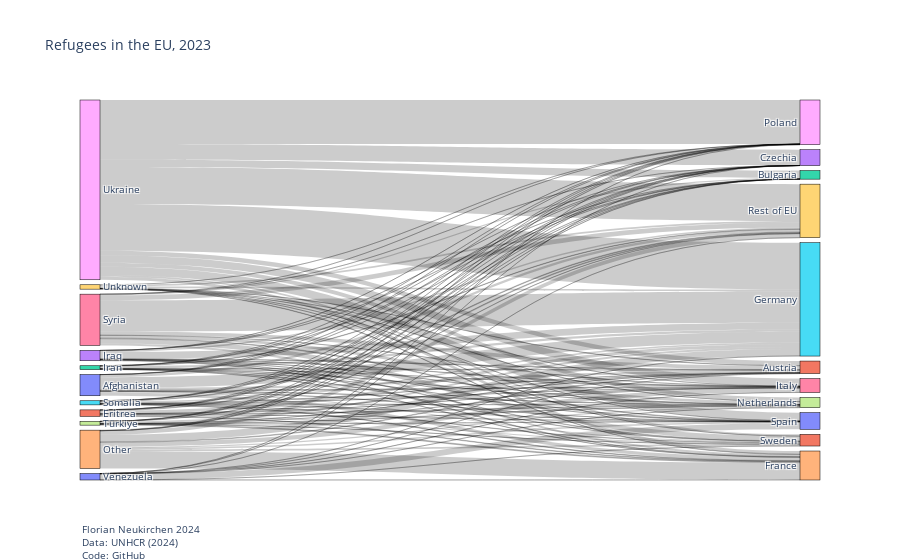

Notebook code for this chart:
### Markdown cell above
The sankey chart can be generated with `go.Sankey()`:

### Code cell
fig = go.Figure(data=[go.Sankey(
    node = dict(
        pad = 5,
        thickness = 20,
        line = dict(color = "black", width = 0.5),
        label = labels
    ),
    link = dict(
        source = source,
        target = target,
        value = value
    )
)])

fig.update_layout(title_text="Refugees in the EU, 2023", font_size=10)

# Footnote
fig.add_annotation(text='Florian Neukirchen 2024 <br>Data: UNHCR (2024)<br>Code: <a href="https://github.com/florianneukirchen/jupyter-notebooks/blob/main/refugees_sankey.ipynb">GitHub</a>', 
                    align='left',
                    showarrow=False,
                    xref='paper',
                    yref='paper',
                    x=0,
                    y=-0.22,
                    xanchor='left',
                    yanchor='bottom',
                    )

fig.show()

### Figure 1 — Plotly figure (JSON) as saved in the notebook; plotly's stock layout.template omitted (floating-point values rounded to 4 significant figures)
{"data": [{"link": {"source": [0, 1, 2, 3, 4, 5, 6, 7, 8, 9, 10, 0, 1, 2, 3, 4, 5, 6, 7, 8, 0, 1, 2, 3, 4, 5, 6, 7, 8, 10, 0, 1, 2, 3, 4, 5, 6, 7, 8, 9, 10, 0, 1, 2, 3, 4, 5, 6, 7, 8, 9, 10, 0, 1, 2, 3, 4, 5, 6, 7, 8, 9, 10, 0, 1, 2, 3, 4, 5, 6, 7, 8, 9, 10, 0, 1, 2, 3, 4, 5, 6, 7, 8, 9, 10, 0, 1, 2, 3, 4, 5, 6, 7, 8, 9, 10, 0, 1, 2, 3, 4, 5, 6, 7, 8, 9, 10, 0, 1, 2, 3, 4, 5, 6, 7, 8, 9, 10], "target": [11, 11, 11, 11, 11, 11, 11, 11, 11, 11, 11, 12, 12, 12, 12, 12, 12, 12, 12, 12, 13, 13, 13, 13, 13, 13, 13, 13, 13, 13, 14, 14, 14, 14, 14, 14, 14, 14, 14, 14, 14, 15, 15, 15, 15, 15, 15, 15, 15, 15, 15, 15, 16, 16, 16, 16, 16, 16, 16, 16, 16, 16, 16, 17, 17, 17, 17, 17, 17, 17, 17, 17, 17, 17, 18, 18, 18, 18, 18, 18, 18, 18, 18, 18, 18, 19, 19, 19, 19, 19, 19, 19, 19, 19, 19, 19, 20, 20, 20, 20, 20, 20, 20, 20, 20, 20, 20, 21, 21, 21, 21, 21, 21, 21, 21, 21, 21, 21], "value": [45690, 512, 7625, 10407, 15094, 9788, 81779, 796, 99673, 5681, 113, 330, 12, 106, 1062, 1714, 32, 25768, 12, 160541, 207, 11, 11, 81, 1918, 26, 346, 17, 348710, 11, 71217, 12683, 4402, 14189, 383588, 12660, 42025, 19991, 69258, 9705, 1908, 239583, 66223, 48624, 150064, 155368, 34959, 692734, 42662, 1038504, 39129, 1656, 18303, 2499, 1138, 5557, 96842, 8052, 3529, 1493, 164930, 2573, 3747, 8318, 19147, 4992, 3833, 27384, 1612, 58827, 8602, 89533, 1863, 209, 1048, 6, 86, 149, 11436, 31, 282, 369, 976414, 33, 23, 55719, 17701, 10142, 32653, 86732, 15826, 106834, 6771, 815281, 37037, 802, 3355, 383, 707, 567, 33453, 945, 17205, 254, 177768, 531, 134554, 25666, 24111, 6460, 10164, 36433, 7507, 105617, 2624, 38990, 503, 42]}, "node": {"label": ["Afghanistan", "Eritrea", "Iran", "Iraq", "Other", "Somalia", "Syria", "Türkiye", "Ukraine", "Unknown ", "Venezuela", "Austria", "Bulgaria", "Czechia", "France", "Germany", "Italy", "Netherlands", "Poland", "Rest of EU", "Spain", "Sweden"], "line": {"color": "black", "width": 0.5}, "pad": 5, "thickness": 20}, "type": "sankey"}], "layout": {"annotations": [{"align": "left", "showarrow": false, "text": "Florian Neukirchen 2024 <br>Data: UNHCR (2024)<br>Code: <a href=\"https://github.com/florianneukirchen/jupyter-notebooks/blob/main/refugees_sankey.ipynb\">GitHub</a>", "x": 0, "xanchor": "left", "xref": "paper", "y": -0.22, "yanchor": "bottom", "yref": "paper"}], "font": {"size": 10}, "title": {"text": "Refugees in the EU, 2023"}}}
